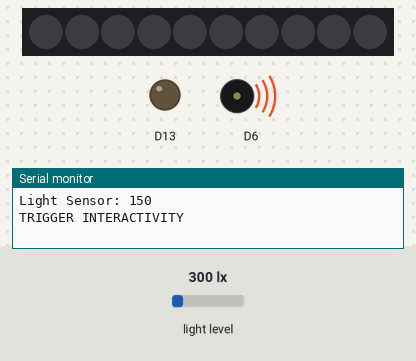
The sketch below on a simulated Adafruit Circuit Playground Express. Shown: 10 RGB LEDs in strip order, left to right, output pins drawn as LEDs (lit = HIGH), buzzer (waves = sounding), the last lines printed to the serial monitor. The test bench sets the inputs (shaded band); at power-on: light level 300 lx.

Above: at 4.8 s.
4.9 s: light level set to 213 lx
9.9 s: light level set to 185 lx
At 10.8 s:
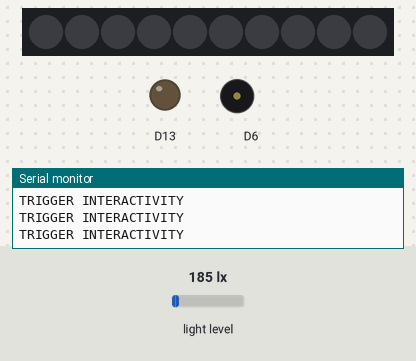
14.9 s: light level set to 500 lx
At 15.7 s:
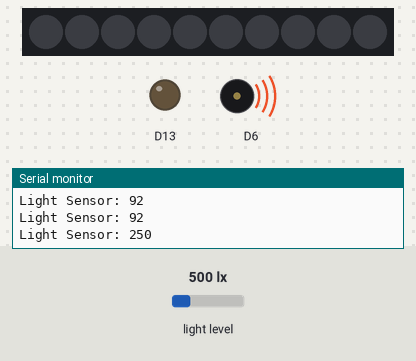
24.2 s: light level set to 40 lx
At 24.9 s:
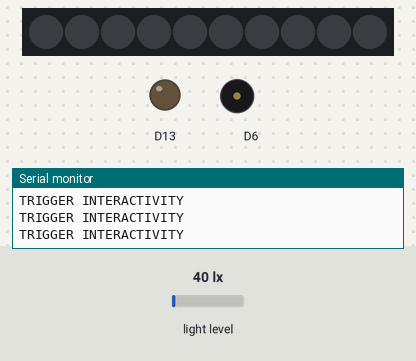
Timing chart, 0 to 27.2 s (numbered marks = the images above; inputs shaded):
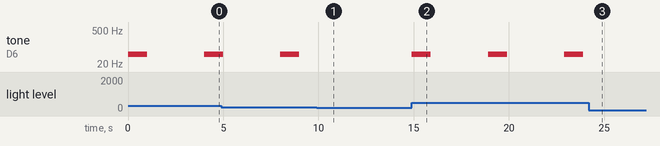

Measured:
- the behaviour switches between 202 and 201 lx on light level (found by bisection; images 0 and 1)
- after the input at 9.9 s, tone on D6: stays silent (without the input it goes to 50 Hz after 2.1 s)
- after the input at 14.9 s, tone on D6: alternates 50 Hz for 1.0 s and silent for 3.0 s, starting at once
- after the input at 24.2 s, tone on D6: stays silent (without the input it goes to 50 Hz after 2.7 s)

The sketch:

2_WhileLoop_light.ino
```cpp
#include <Adafruit_CircuitPlayground.h> // include the adafruit circuit playground library

int value; // this variable will store our light sensor value allowing us to do THINGS with it!
int THRESHOLD = 100; // at what value or lower do we trigger our interactivity?

void setup() {
  Serial.begin(9600); // initialize serial
  CircuitPlayground.begin(); // initialize Circuit Playground
}

void loop() {
  value = CircuitPlayground.lightSensor(); // update "value" to store the light sensor reading

  Serial.print("Light Sensor: "); // print out "light sensor"
  Serial.println(value); // print the current value for the light sensor

  while (value > THRESHOLD) {
    CircuitPlayground.playTone(50,1000);
    Serial.println("TRIGGER INTERACTIVITY");
    delay(3000);
    value = CircuitPlayground.lightSensor(); // update "value" to store the light sensor reading
  }

  delay(100); // delay of 1 second (1000 milliseconds) between readings
}
```
